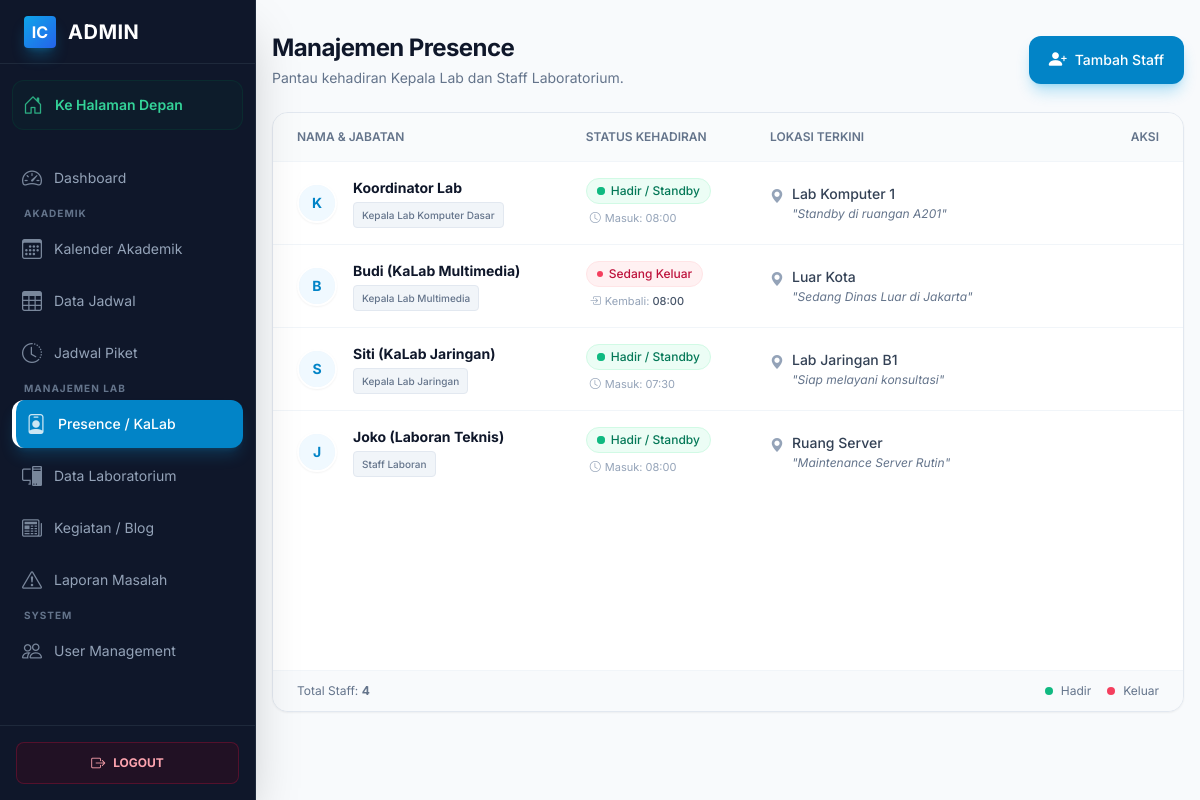
The page /public/admin/head-laboran (signed in) on the database as committed earlier.
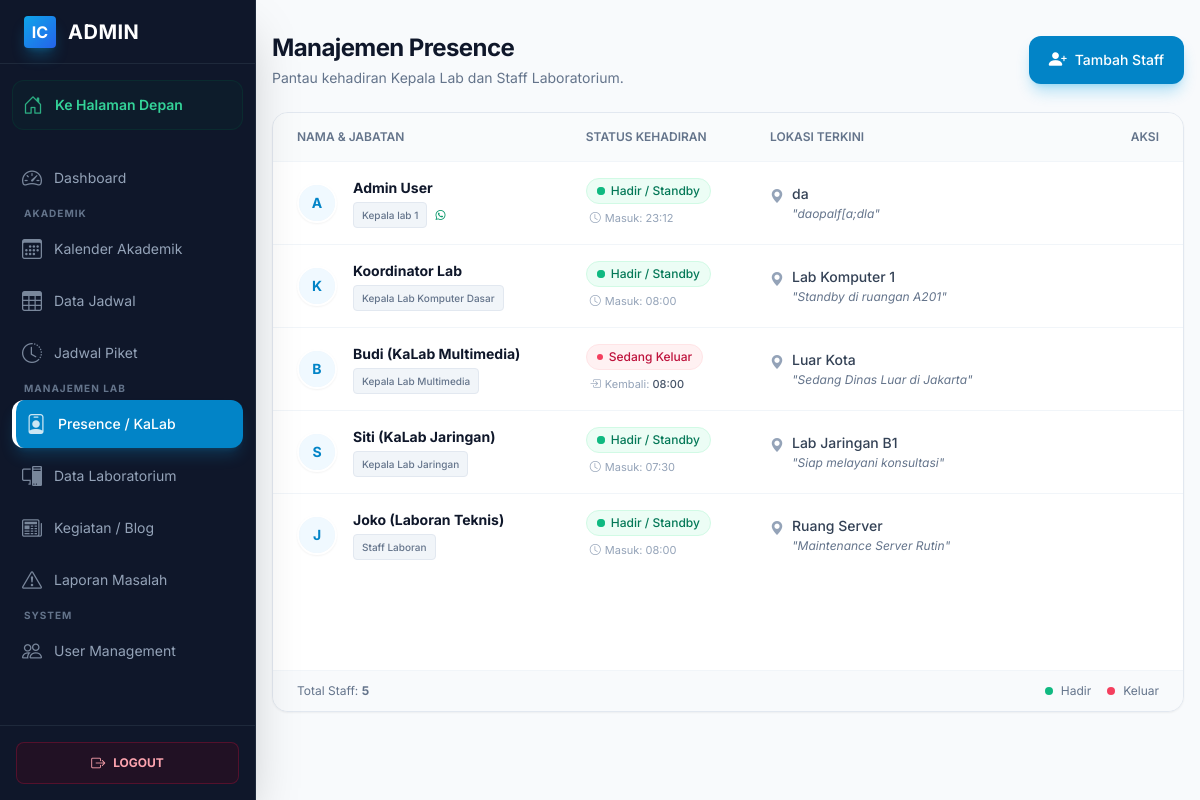
The same page on the database as committed later.
### tables this page shows
CREATE TABLE `head_laboran` (
  `id` int(11) NOT NULL AUTO_INCREMENT,
  `user_id` int(11) NOT NULL,
  `phone` varchar(20) DEFAULT NULL,
  `position` varchar(100) DEFAULT 'Laboran',
  `category` enum('head','staff') DEFAULT 'staff',
  `photo` varchar(255) DEFAULT NULL,
  `status` enum('active','inactive') DEFAULT 'active',
  `location` varchar(100) DEFAULT NULL,
  `return_time` datetime DEFAULT NULL,
  `notes` text DEFAULT NULL,
  `time_in` time DEFAULT NULL,
  `created_at` timestamp NOT NULL DEFAULT current_timestamp(),
  PRIMARY KEY (`id`),
  UNIQUE KEY `user_id` (`user_id`),
  CONSTRAINT `head_laboran_ibfk_1` FOREIGN KEY (`user_id`) REFERENCES `users` (`id`) ON DELETE CASCADE
);

CREATE TABLE `users` (
  `id` int(11) NOT NULL AUTO_INCREMENT,
  `name` varchar(100) NOT NULL,
  `email` varchar(100) NOT NULL,
  `phone` varchar(20) DEFAULT NULL,
  `password` varchar(255) NOT NULL,
  `role_id` int(11) NOT NULL,
  `status` enum('active','inactive') DEFAULT 'active',
  `created_at` timestamp NOT NULL DEFAULT current_timestamp(),
  PRIMARY KEY (`id`),
  UNIQUE KEY `email` (`email`),
  KEY `idx_users_email` (`email`),
  KEY `idx_users_role` (`role_id`),
  CONSTRAINT `users_ibfk_1` FOREIGN KEY (`role_id`) REFERENCES `roles` (`id`)
);

### app/controllers/AdminController.php (called while the page is built, shortened)
<?php
class AdminController extends Controller
{
    public function listHeadLaboran()
    {
        $headLaboranModel = $this->model('HeadLaboranModel');
        $data = [
            'headLaboran' => $headLaboranModel->getAllWithUser()
        ];
        $this->view('admin/head-laboran/index', $data);
    }
}

### app/core/Router.php (called while the page is built, shortened)
<?php
class Router {
    private $routes = [];
    private $params = [];
    private function addRoute($method, $uri, $controller) {
        $this->routes[] = [
            'method' => $method,
            'uri' => $uri,
            'controller' => $controller
        ];
    }
    public function dispatch() {
        $requestMethod = $_SERVER['REQUEST_METHOD'];
        $requestUri = $this->getRequestUri();
        foreach ($this->routes as $route) {
            if ($route['method'] !== $requestMethod) {
                continue;
            }
            if ($this->matchRoute($route['uri'], $requestUri)) {
                return $this->callController($route['controller']);
            }
        }
    }
    private function getRequestUri() {
        $uri = $_GET['url'] ?? '/';
        $uri = '/' . trim($uri, '/');
        return $uri;
    }
    private function matchRoute($pattern, $uri) {
        $pattern = preg_replace('/\/:([^\/]+)/', '/(?P<$1>[^/]+)', $pattern);
        $pattern = '#^' . $pattern . '$#';
        if (preg_match($pattern, $uri, $matches)) {
            $this->params = array_filter($matches, 'is_string', ARRAY_FILTER_USE_KEY);
            return true;
        }
        return false;
    }
    private function callController($controllerString) {
        list($controllerName, $method) = explode('@', $controllerString);
        $controller = new $controllerName();
        call_user_func_array([$controller, $method], $this->params);
    }
}

### public/index.php (called while the page is built, shortened)
<?php
require_once APP_PATH . '/core/Router.php';
require_once APP_PATH . '/core/Controller.php';
require_once APP_PATH . '/core/Model.php';
require_once APP_PATH . '/config/database.php';
require_once APP_PATH . '/helpers/functions.php';
$router = new Router();
$router->dispatch();

### app/core/Model.php (called while the page is built, shortened)
<?php
class Model {
    protected $db;
    public function __construct() {
        $this->db = getDBConnection();
    }
    public function query($sql, $params = []) {
        $stmt = $this->db->prepare($sql);
        $stmt->execute($params);
        return $stmt->fetchAll();
    }
}

### app/config/database.php (called while the page is built, shortened)
<?php
function getDBConnection()
{
    static $pdo = null;
    if ($pdo === null) {
        try {
            $dsn = "mysql:host=" . DB_HOST . ";port=" . DB_PORT . ";dbname=" . DB_NAME . ";charset=" . DB_CHARSET;
            $options = [
                PDO::ATTR_ERRMODE            => PDO::ERRMODE_EXCEPTION,
                PDO::ATTR_DEFAULT_FETCH_MODE => PDO::FETCH_ASSOC,
                PDO::ATTR_EMULATE_PREPARES   => false,
            ];
            $pdo = new PDO($dsn, DB_USER, DB_PASS, $options);
        } catch (PDOException $e) {
            die("Database connection failed: " . $e->getMessage());
        }
    }
    return $pdo;
}

### app/models/HeadLaboranModel.php (called while the page is built, shortened)
<?php
class HeadLaboranModel extends Model
{
    public function getAllWithUser()
    {
        $sql = "SELECT h.*, u.name, u.email
                FROM head_laboran h
                JOIN users u ON h.user_id = u.id
                ORDER BY h.created_at DESC";
        return $this->query($sql);
    }
}

### app/helpers/functions.php (called while the page is built, shortened)
<?php
function e($string) {
    return htmlspecialchars($string, ENT_QUOTES, 'UTF-8');
}
function formatTime($time) {
    return date('H:i', strtotime($time));
}

### app/views/admin/head-laboran/index.php (the view, shortened to what the changed rows need)
<?php include APP_PATH . '/views/layouts/header.php'; ?>
<div class="antialiased bg-slate-50 min-h-screen">
    <main class="p-4 sm:ml-64 pt-8 transition-all duration-300">
        <div class="max-w-7xl mx-auto">
            <div class="flex flex-col sm:flex-row justify-between items-start sm:items-center mb-6 gap-4">
                <div>
                    <h1 class="text-2xl font-bold tracking-tight text-slate-900">Manajemen Presence</h1>
                </div>
            </div>
            <div
                class="bg-white border border-slate-200 rounded-2xl shadow-sm overflow-hidden min-h-[600px] flex flex-col">
                <div class="overflow-x-auto w-full">
                    <table class="w-full text-sm text-left text-slate-600">
                        <thead class="text-xs text-slate-500 uppercase bg-slate-50/80 border-b border-slate-100">
                            <tr>
                                <th scope="col" class="px-6 py-4 font-semibold">Nama & Jabatan</th>
                                <th scope="col" class="px-6 py-4 font-semibold">Status Kehadiran</th>
                                <th scope="col" class="px-6 py-4 font-semibold">Lokasi Terkini</th>
                                <th scope="col" class="px-6 py-4 font-semibold text-right">Aksi</th>
                            </tr>
                        </thead>
                        <tbody class="divide-y divide-slate-100">
                            <?php if (!empty($headLaboran)): ?>
                            <?php foreach ($headLaboran as $hl): ?>
                            <tr class="group hover:bg-slate-50/80 transition-colors duration-200">
                                <td class="px-6 py-4">
                                    <div class="flex items-center gap-4">
                                        <div
                                            class="w-10 h-10 rounded-full bg-slate-100 border-2 border-white shadow-sm overflow-hidden flex-shrink-0 relative">
                                            <?php if (!empty($hl['photo'])): ?>
                                            <img src="<?= e($hl['photo']) ?>" class="w-full h-full object-cover"
                                                alt="<?= e($hl['name']) ?>">
                                            <?php else: ?>
                                            <div
                                                class="w-full h-full flex items-center justify-center text-primary-600 bg-primary-50 font-bold text-sm">
                                                <?= strtoupper(substr($hl['name'], 0, 1)) ?>
                                            </div>
                                            <?php endif; ?>
                                        </div>
                                        <div>
                                            <div class="font-bold text-slate-900"><?= e($hl['name']) ?></div>
                                            <div class="flex flex-wrap gap-2 mt-1">
                                                <span
                                                    class="inline-flex items-center px-2 py-0.5 rounded text-[10px] font-medium bg-slate-100 text-slate-500 border border-slate-200">
                                                    <?= e($hl['position']) ?>
                                                </span>
                                                <?php if (!empty($hl['phone'])): ?>
                                                <span class="inline-flex items-center text-[10px] text-emerald-600"
                                                    title="Ada No. WhatsApp">
                                                    <i class="bi bi-whatsapp"></i>
                                                </span>
                                                <?php endif; ?>
                                            </div>
                                        </div>
                                    </div>
                                </td>
                                <td class="px-6 py-4">
                                    <?php if ($hl['status'] == 'active'): ?>
                                    <div class="flex flex-col items-start gap-1">
                                        <span
                                            class="inline-flex items-center gap-1.5 px-2.5 py-1 rounded-full text-xs font-medium bg-emerald-50 text-emerald-700 border border-emerald-100">
                                            <span class="relative flex h-2 w-2">
                                                <span
                                                    class="relative inline-flex rounded-full h-2 w-2 bg-emerald-500"></span>
                                            </span>
                                            Hadir / Standby
                                        </span>
                                        <span class="text-[11px] text-slate-400 ml-1">
                                            <i class="bi bi-clock mr-1"></i>Masuk: <?= formatTime($hl['time_in']) ?>
                                        </span>
                                    </div>
                                    <?php else: ?>
                                    <div class="flex flex-col items-start gap-1">
                                        <span
                                            class="inline-flex items-center gap-1.5 px-2.5 py-1 rounded-full text-xs font-medium bg-rose-50 text-rose-700 border border-rose-100">
                                            <span class="w-1.5 h-1.5 rounded-full bg-rose-500"></span>
                                            Sedang Keluar
                                        </span>
                                        <span class="text-[11px] text-slate-400 ml-1">
                                            <i class="bi bi-box-arrow-in-right mr-1"></i>Kembali:
                                            <span class="font-medium text-slate-600">
                                                <?= !empty($hl['return_time']) ? formatTime($hl['return_time']) : '-' ?>
                                            </span>
                                        </span>
                                    </div>
                                    <?php endif; ?>
                                </td>
                                <td class="px-6 py-4">
                                    <div class="flex items-start gap-2">
                                        <div class="mt-0.5 text-slate-400">
                                            <i class="bi bi-geo-alt-fill"></i>
                                        </div>
                                        <div class="max-w-[200px]">
                                            <div class="text-sm font-medium text-slate-700 mb-0.5">
                                                <?= e($hl['location']) ?>
                                            </div>
                                            <?php if (!empty($hl['notes'])): ?>
                                            <p class="text-xs text-slate-500 italic truncate"
                                                title="<?= e($hl['notes']) ?>">
                                                "<?= e($hl['notes']) ?>"
                                            </p>
                                            <?php else: ?>
                                            <span class="text-xs text-slate-300">- Tidak ada catatan -</span>
                                            <?php endif; ?>
                                        </div>
                                    </div>
                                </td>
                                <td class="px-6 py-4 text-right">
                                </td>
                            </tr>
                            <?php endforeach; ?>
                            <?php endif; ?>
                        </tbody>
                    </table>
                </div>
                <?php if (!empty($headLaboran)): ?>
                <div
                    class="mt-auto border-t border-slate-100 bg-slate-50 px-6 py-3 text-xs text-slate-500 flex justify-between items-center">
                    <span>Total Staff: <strong><?= count($headLaboran) ?></strong></span>
                    <span class="flex items-center gap-2">
                        <span class="w-2 h-2 rounded-full bg-emerald-500"></span> Hadir
                        <span class="w-2 h-2 rounded-full bg-rose-500 ml-2"></span> Keluar
                    </span>
                </div>
                <?php endif; ?>
            </div>
        </div>
    </main>
</div>
<?php include APP_PATH . '/views/admin/layouts/footer.php'; ?>

Rows that differ between the two databases and show on the page:
added head_laboran: user.name "A", user.name "Admin User", position "Kepala lab 1", phone "82258198784" (drawn), time_in "23:12", location "da", notes "daopalf[a;dla"
Other text that changed with them:
count($headLaboran): "4" → "5"
